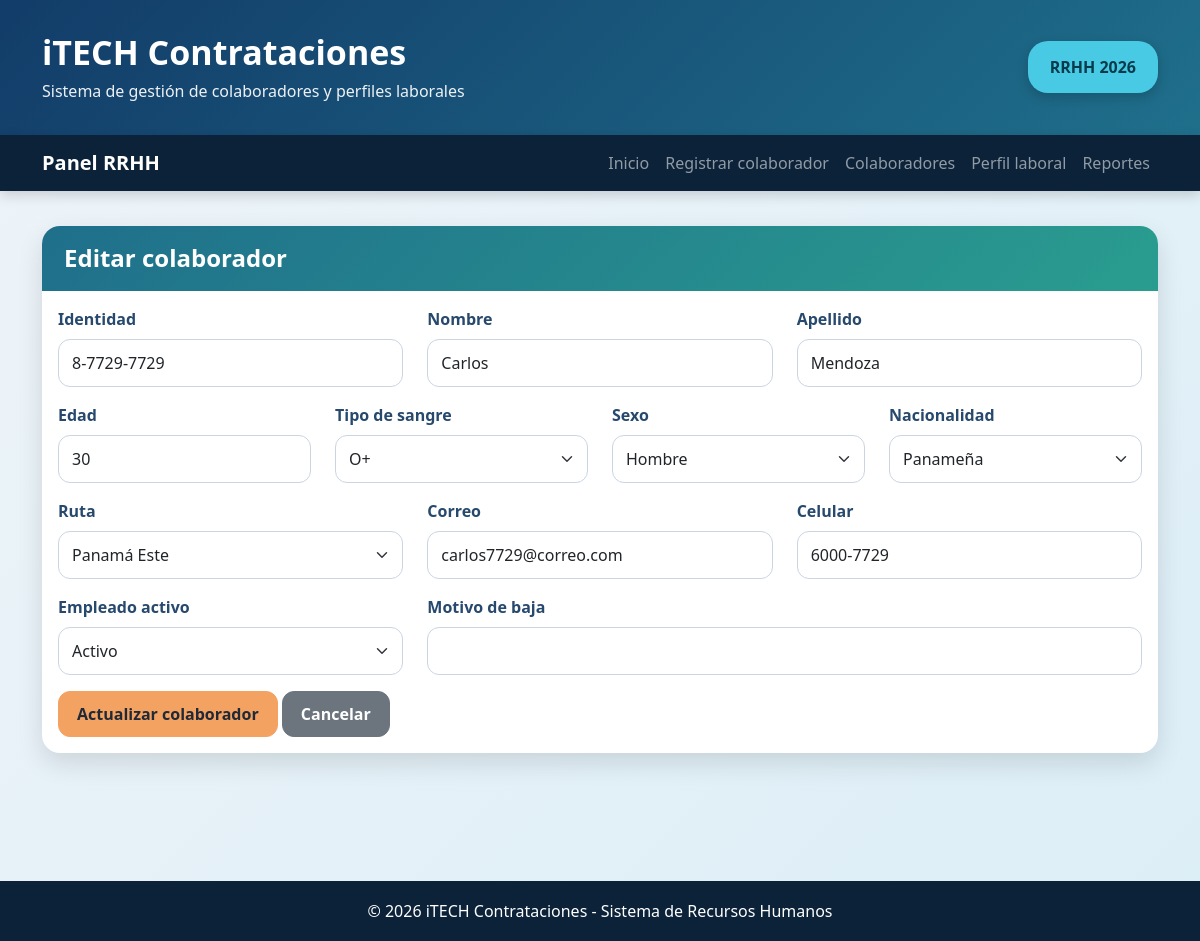
Page /index.php?accion=editar_colaborador&id=1 on the committed database.
### tables this page shows
CREATE TABLE `datospersonales` (
  `id` int(11) NOT NULL,
  `identidad` varchar(30) NOT NULL,
  `Nombre` varchar(80) NOT NULL,
  `Apellido` varchar(80) NOT NULL,
  `Edad` int(11) NOT NULL,
  `tipo_sangre_id` int(11) NOT NULL,
  `sexo_id` int(11) NOT NULL,
  `nacionalidad_id` int(11) NOT NULL,
  `ruta_id` int(11) NOT NULL,
  `Email1` varchar(120) NOT NULL,
  `Celular` varchar(20) NOT NULL,
  `Empleado_Activo` tinyint(1) NOT NULL DEFAULT 1,
  `motivo_terminacion_id` int(11) DEFAULT NULL,
  `Motivo_Baja` varchar(255) DEFAULT NULL,
  `fecha_registro` timestamp NOT NULL DEFAULT current_timestamp()
);

CREATE TABLE `cat_sexo` (
  `id` int(11) NOT NULL,
  `nombre` varchar(30) NOT NULL
);

CREATE TABLE `cat_nacionalidades` (
  `id` int(11) NOT NULL,
  `nombre` varchar(80) NOT NULL
);

CREATE TABLE `cat_rutas` (
  `id` int(11) NOT NULL,
  `Nombre` varchar(80) NOT NULL
);

### app/Controllers/ColaboradorController.php (called while the page is built, shortened)
<?php
require_once __DIR__ . "/../Models/Colaborador.php";
require_once __DIR__ . "/../Models/Catalogo.php";
class ColaboradorController
{
    private $modelo;
    private $catalogo;
    public function __construct()
    {
        $this->modelo = new Colaborador();
        $this->catalogo = new Catalogo();
    }
    private function cargarVista($vista, $datos = [])
    {
        extract($datos);
        require_once __DIR__ . "/../Views/layout/header.php";
        require_once __DIR__ . "/../Views/" . $vista . ".php";
        require_once __DIR__ . "/../Views/layout/footer.php";
    }
    public function editar()
    {
        $id = $_GET["id"] ?? 0;
        $colaborador = $this->modelo->obtenerPorId($id);
        $catalogos = $this->catalogo->obtenerTodos();
        $datosFormulario = $colaborador;
        $this->cargarVista("colaboradores/editar", compact("tituloPagina", "catalogos", "datosFormulario", "errores", "mensajeError"));
    }
}
?>

### app/Config/Database.php (called while the page is built, shortened)
<?php
class Database
{
    private $conexion;
    public function __construct()
    {
        $host = "localhost";
        $dbname = "parcial_3";
        $user = "root";
        $password = "";
        try {
            $dsn = "mysql:host=$host;dbname=$dbname;charset=utf8mb4";
            $this->conexion = new PDO($dsn, $user, $password);
            $this->conexion->setAttribute(PDO::ATTR_ERRMODE, PDO::ERRMODE_EXCEPTION);
            $this->conexion->setAttribute(PDO::ATTR_DEFAULT_FETCH_MODE, PDO::FETCH_ASSOC);
        } catch (PDOException $e) {
            die("Error de conexión: " . $e->getMessage());
        }
    }
    public function select($sql, $params = [])
    {
        try {
            $stmt = $this->conexion->prepare($sql);
            $stmt->execute($params);
            return $stmt->fetchAll();
        } catch (PDOException $e) {
            return [];
        }
    }
    public function selectOne($sql, $params = [])
    {
        try {
            $stmt = $this->conexion->prepare($sql);
            $stmt->execute($params);
            return $stmt->fetch();
        } catch (PDOException $e) {
            return false;
        }
    }
}
?>

### app/Models/Colaborador.php (called while the page is built, shortened)
<?php
require_once __DIR__ . "/../Config/Database.php";
class Colaborador
{
    private $db;
    public function __construct()
    {
        $this->db = new Database();
    }
    public function obtenerPorId($id)
    {
        $sql = "SELECT
                    id,
                    identidad,
                    Nombre AS nombre,
                    Apellido AS apellido,
                    Edad AS edad,
                    tipo_sangre_id,
                    sexo_id,
                    nacionalidad_id,
                    ruta_id,
                    Email1 AS correo,
                    Celular AS celular,
                    Empleado_Activo AS empleado_activo,
                    motivo_terminacion_id,
                    Motivo_Baja AS motivo_baja,
                    fecha_registro
                FROM datospersonales
                WHERE id = ?";
        return $this->db->selectOne($sql, [intval($id)]);
    }
}
?>

### app/Models/Catalogo.php (called while the page is built)
<?php
require_once __DIR__ . "/../Config/Database.php";
class Catalogo
{
    private $db;
    public function __construct()
    {
        $this->db = new Database();
    }
    public function obtenerTiposSangre()
    {
        return $this->db->select("
            SELECT id, TRIM(Nombre) AS nombre
            FROM cat_tiposangre
            ORDER BY Nombre ASC
        ");
    }
    public function obtenerSexos()
    {
        return $this->db->select("
            SELECT id, nombre
            FROM cat_sexo
            ORDER BY nombre ASC
        ");
    }
    public function obtenerNacionalidades()
    {
        return $this->db->select("
            SELECT id, nombre
            FROM cat_nacionalidades
            ORDER BY nombre ASC
        ");
    }
    public function obtenerRutas()
    {
        return $this->db->select("
            SELECT id, Nombre AS nombre
            FROM cat_rutas
            ORDER BY Nombre ASC
        ");
    }
    public function obtenerTiposEmpleado()
    {
        return $this->db->select("
            SELECT id, Nombre AS nombre, Abreviatura
            FROM cat_tipoempleado
            WHERE Activo = 1
            ORDER BY Nombre ASC
        ");
    }
    public function obtenerPlanillas()
    {
        return $this->db->select("
            SELECT id, nombre
            FROM cat_tipos_planilla
            WHERE activo = 1
            ORDER BY nombre ASC
        ");
    }
    public function obtenerOcupaciones()
    {
        return $this->db->select("
            SELECT C_OCUP AS id, OCUPACION AS nombre
            FROM cat_ocupaciones
            WHERE Activo = 1
            ORDER BY OCUPACION ASC
        ");
    }
    public function obtenerMotivosTerminacion()
    {
        return $this->db->select("
            SELECT C_TERMINACION AS id, MOTIVO AS nombre
            FROM cat_motivos_terminacion
            ORDER BY MOTIVO ASC
        ");
    }
    public function obtenerTodos()
    {
        return [
            "tipos_sangre" => $this->obtenerTiposSangre(),
            "sexos" => $this->obtenerSexos(),
            "nacionalidades" => $this->obtenerNacionalidades(),
            "rutas" => $this->obtenerRutas(),
            "tipos_empleado" => $this->obtenerTiposEmpleado(),
            "planillas" => $this->obtenerPlanillas(),
            "ocupaciones" => $this->obtenerOcupaciones(),
            "motivos_terminacion" => $this->obtenerMotivosTerminacion()
        ];
    }
}
?>

### app/Views/colaboradores/editar.php (the view, shortened to what this page needs)
<?php
$catalogos = $catalogos ?? [];
$datosFormulario = $datosFormulario ?? [];
?>
<div class="card card-custom">
    <div class="card-header">
        <h4>Editar colaborador</h4>
    </div>
    <div class="card-body">
        <form action="index.php?accion=actualizar_colaborador" method="POST">
            <div class="row">
                <div class="col-md-4 mb-3">
                    <label class="form-label">Identidad</label>
                    <input type="text" name="identidad" class="form-control" required
                           value="<?php echo htmlspecialchars($datosFormulario["identidad"] ?? "", ENT_QUOTES, "UTF-8"); ?>">
                </div>
                <div class="col-md-4 mb-3">
                    <label class="form-label">Nombre</label>
                    <input type="text" name="nombre" class="form-control" required
                           value="<?php echo htmlspecialchars($datosFormulario["nombre"] ?? "", ENT_QUOTES, "UTF-8"); ?>">
                </div>
                <div class="col-md-4 mb-3">
                    <label class="form-label">Apellido</label>
                    <input type="text" name="apellido" class="form-control" required
                           value="<?php echo htmlspecialchars($datosFormulario["apellido"] ?? "", ENT_QUOTES, "UTF-8"); ?>">
                </div>
                <div class="col-md-3 mb-3">
                    <label class="form-label">Edad</label>
                    <input type="number" name="edad" class="form-control" min="18" max="75" required
                           value="<?php echo htmlspecialchars($datosFormulario["edad"] ?? "", ENT_QUOTES, "UTF-8"); ?>">
                </div>
                <div class="col-md-3 mb-3">
                    <label class="form-label">Tipo de sangre</label>
                    <select name="tipo_sangre_id" class="form-select" required>
                        <?php foreach (($catalogos["tipos_sangre"] ?? []) as $item): ?>
                            <option value="<?php echo $item["id"]; ?>" <?php echo (($datosFormulario["tipo_sangre_id"] ?? "") == $item["id"]) ? "selected" : ""; ?>>
                                <?php echo htmlspecialchars($item["nombre"], ENT_QUOTES, "UTF-8"); ?>
                            </option>
                        <?php endforeach; ?>
                    </select>
                </div>
                <div class="col-md-3 mb-3">
                    <label class="form-label">Sexo</label>
                    <select name="sexo_id" class="form-select" required>
                        <?php foreach (($catalogos["sexos"] ?? []) as $item): ?>
                            <option value="<?php echo $item["id"]; ?>" <?php echo (($datosFormulario["sexo_id"] ?? "") == $item["id"]) ? "selected" : ""; ?>>
                                <?php echo htmlspecialchars($item["nombre"], ENT_QUOTES, "UTF-8"); ?>
                            </option>
                        <?php endforeach; ?>
                    </select>
                </div>
                <div class="col-md-3 mb-3">
                    <label class="form-label">Nacionalidad</label>
                    <select name="nacionalidad_id" class="form-select" required>
                        <?php foreach (($catalogos["nacionalidades"] ?? []) as $item): ?>
                            <option value="<?php echo $item["id"]; ?>" <?php echo (($datosFormulario["nacionalidad_id"] ?? "") == $item["id"]) ? "selected" : ""; ?>>
                                <?php echo htmlspecialchars($item["nombre"], ENT_QUOTES, "UTF-8"); ?>
                            </option>
                        <?php endforeach; ?>
                    </select>
                </div>
                <div class="col-md-4 mb-3">
                    <label class="form-label">Ruta</label>
                    <select name="ruta_id" class="form-select" required>
                        <?php foreach (($catalogos["rutas"] ?? []) as $item): ?>
                            <option value="<?php echo $item["id"]; ?>" <?php echo (($datosFormulario["ruta_id"] ?? "") == $item["id"]) ? "selected" : ""; ?>>
                                <?php echo htmlspecialchars($item["nombre"], ENT_QUOTES, "UTF-8"); ?>
                            </option>
                        <?php endforeach; ?>
                    </select>
                </div>
                <div class="col-md-4 mb-3">
                    <label class="form-label">Correo</label>
                    <input type="email" name="correo" class="form-control" required
                           value="<?php echo htmlspecialchars($datosFormulario["correo"] ?? "", ENT_QUOTES, "UTF-8"); ?>">
                </div>
                <div class="col-md-4 mb-3">
                    <label class="form-label">Celular</label>
                    <input type="text" name="celular" class="form-control" required
                           value="<?php echo htmlspecialchars($datosFormulario["celular"] ?? "", ENT_QUOTES, "UTF-8"); ?>">
                </div>
                <div class="col-md-4 mb-3">
                    <label class="form-label">Empleado activo</label>
                    <select name="empleado_activo" class="form-select">
                        <option value="1" <?php echo (($datosFormulario["empleado_activo"] ?? "") == 1) ? "selected" : ""; ?>>Activo</option>
                    </select>
                </div>
                <div class="col-md-8 mb-3">
                    <label class="form-label">Motivo de baja</label>
                    <input type="text" name="motivo_baja" class="form-control"
                           value="<?php echo htmlspecialchars($datosFormulario["motivo_baja"] ?? "", ENT_QUOTES, "UTF-8"); ?>">
                </div>
            </div>
            <button type="submit" class="btn btn-warning">Actualizar colaborador</button>
            <a href="index.php?accion=listar_colaboradores" class="btn btn-secondary">Cancelar</a>
        </form>
    </div>
</div>

### public/css/estilos.css (style rules this page uses)
:root { --azul-principal: #123c69; --azul-secundario: #1f6f8b; --celeste: #48cae4; --verde: #2a9d8f; --naranja: #f4a261; --rojo: #e76f51; --gris-fondo: #eef4f8; --gris-texto: #2d3748; --blanco: #ffffff; }
body { background: linear-gradient(135deg, #eef4f8 0%, #dceef7 100%); color: var(--gris-texto); min-height: 100vh; font-family: "Segoe UI", Arial, sans-serif; }
.card-custom { border: none; border-radius: 18px; overflow: hidden; box-shadow: 0 10px 26px rgba(0, 0, 0, 0.12); background: var(--blanco); margin-bottom: 28px; }
.card-custom .card-header { background: linear-gradient(135deg, var(--azul-secundario), var(--verde)); color: var(--blanco); padding: 18px 22px; border-bottom: none; }
.card-custom .card-header h4, .card-custom .card-header h5 { margin: 0; font-weight: 800; }
.form-label { font-weight: 700; color: #27496d; }
.form-control, .form-select { border-radius: 12px; border: 1px solid #cbd5e1; padding: 11px 13px; }
.btn { border-radius: 12px; font-weight: 700; padding: 10px 18px; }
.btn-warning { background: var(--naranja); border-color: var(--naranja); color: #1f2937; }

### rows in the picture
datospersonales: identidad "8-7729-7729", nombre "Carlos", apellido "Mendoza", edad "30", tipo_sangre_id "O+", sexo_id "Hombre", nacionalidad_id "Panameña", ruta_id "Panamá Este", correo "carlos7729@correo.com", celular "6000-7729", empleado_activo "Activo"
